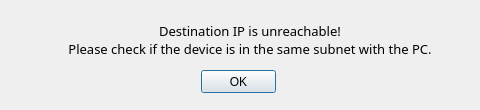
<?xml version="1.0" encoding="UTF-8"?>
<ui version="4.0">
 <class>Dialog</class>
 <widget class="QDialog" name="Dialog">
  <property name="windowModality">
   <enum>Qt::WindowModal</enum>
  </property>
  <property name="geometry">
   <rect>
    <x>0</x>
    <y>0</y>
    <width>480</width>
    <height>110</height>
   </rect>
  </property>
  <property name="minimumSize">
   <size>
    <width>480</width>
    <height>110</height>
   </size>
  </property>
  <property name="maximumSize">
   <size>
    <width>480</width>
    <height>110</height>
   </size>
  </property>
  <property name="windowTitle">
   <string>Firmware upload error</string>
  </property>
  <property name="modal">
   <bool>true</bool>
  </property>
  <widget class="QLabel" name="dialog_msg">
   <property name="geometry">
    <rect>
     <x>40</x>
     <y>20</y>
     <width>420</width>
     <height>40</height>
    </rect>
   </property>
   <property name="minimumSize">
    <size>
     <width>350</width>
     <height>35</height>
    </size>
   </property>
   <property name="maximumSize">
    <size>
     <width>420</width>
     <height>40</height>
    </size>
   </property>
   <property name="font">
    <font>
     <family>맑은 고딕</family>
     <pointsize>10</pointsize>
     <weight>50</weight>
     <italic>false</italic>
     <bold>false</bold>
     <underline>false</underline>
     <strikeout>false</strikeout>
    </font>
   </property>
   <property name="acceptDrops">
    <bool>false</bool>
   </property>
   <property name="text">
    <string>Destination IP is unreachable!
Please check if the device is in the same subnet with the PC.</string>
   </property>
   <property name="alignment">
    <set>Qt::AlignCenter</set>
   </property>
   <property name="wordWrap">
    <bool>true</bool>
   </property>
  </widget>
  <widget class="QPushButton" name="okbtn">
   <property name="geometry">
    <rect>
     <x>201</x>
     <y>70</y>
     <width>75</width>
     <height>23</height>
    </rect>
   </property>
   <property name="text">
    <string>OK</string>
   </property>
  </widget>
 </widget>
 <resources/>
 <connections/>
</ui>
